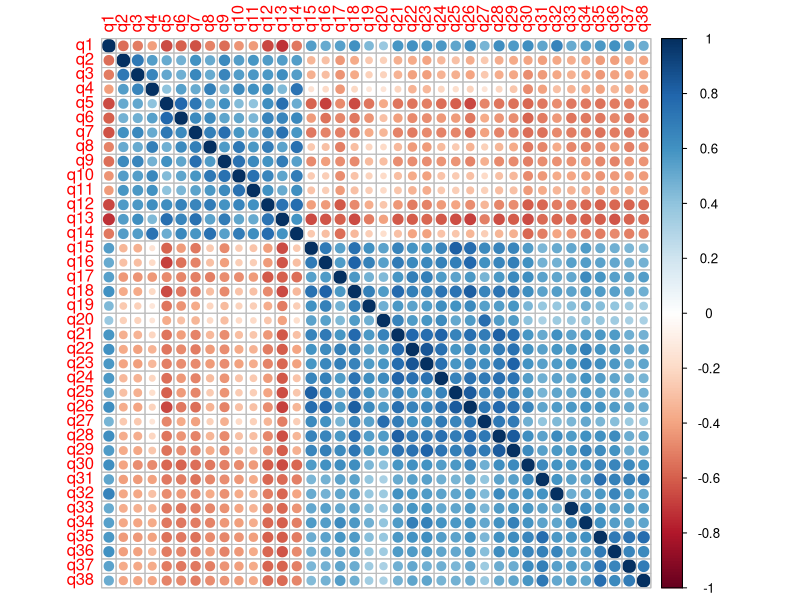
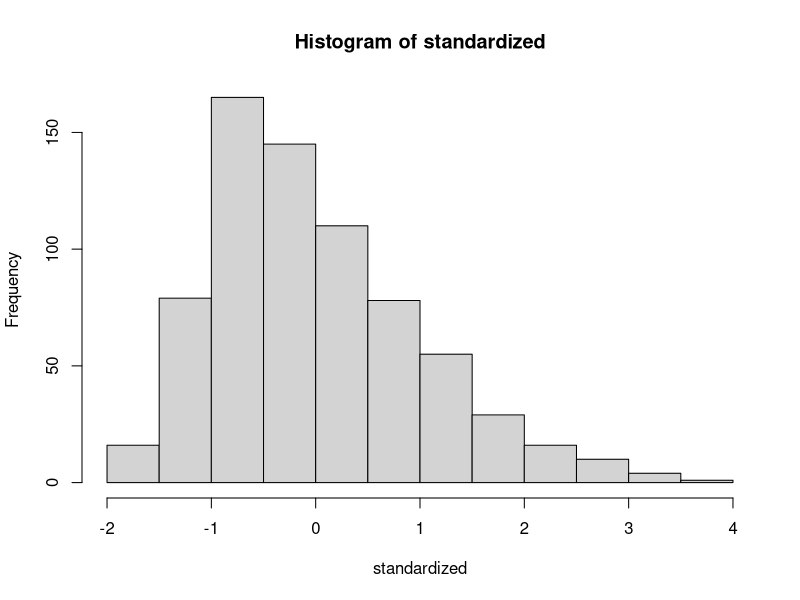
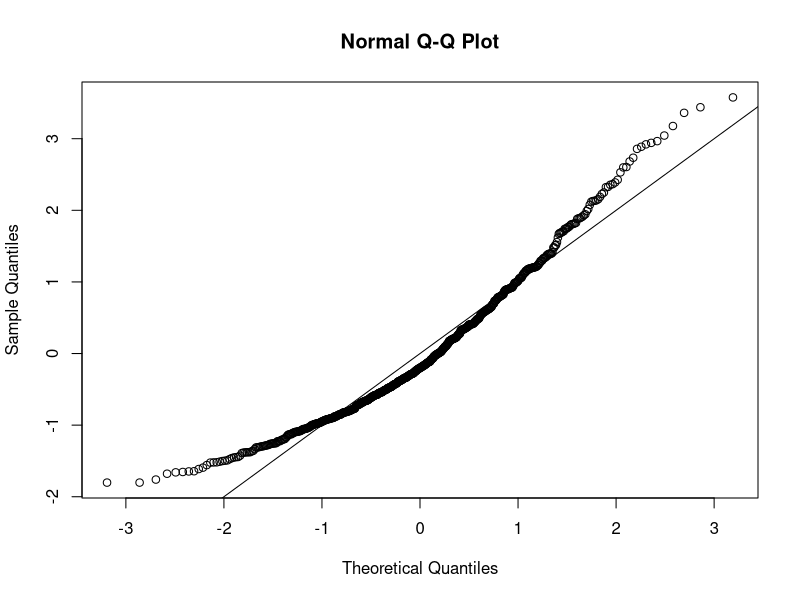
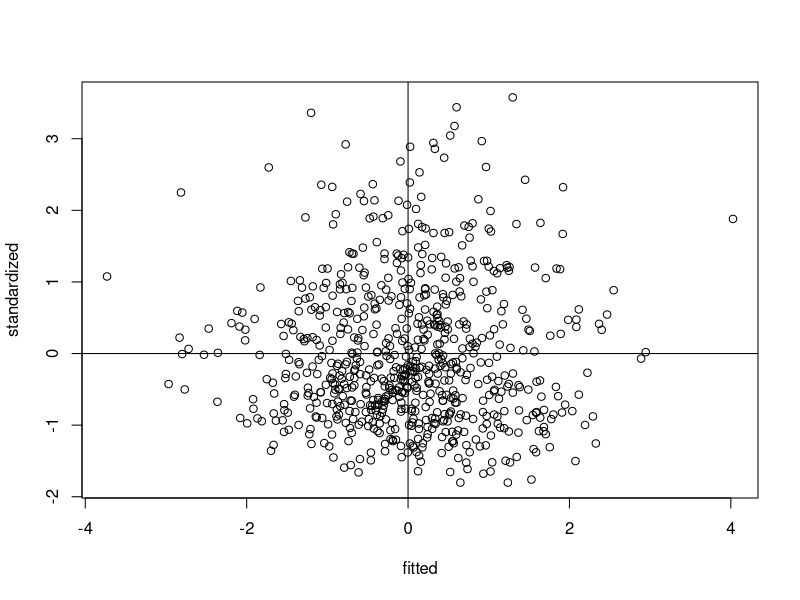
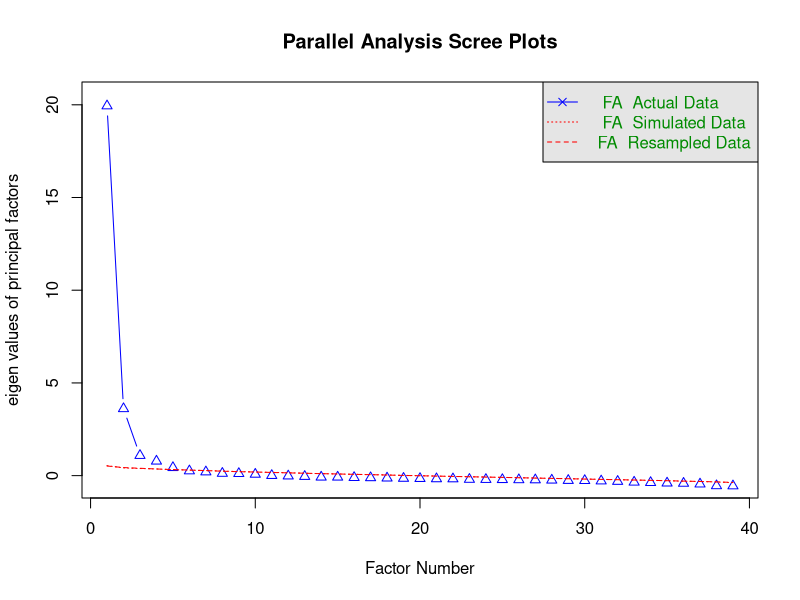
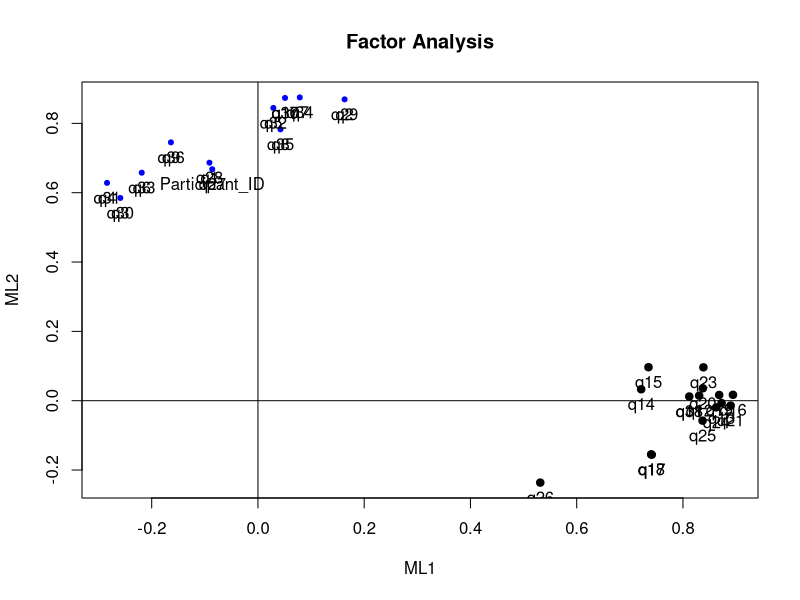
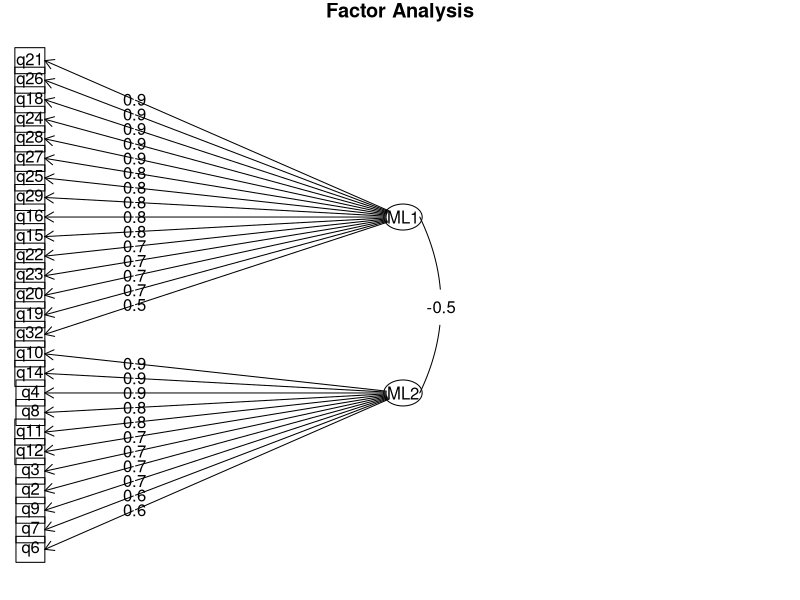

Reproduce these figures in R, in order.
## ---- chunk 1
knitr::opts_chunk$set(echo = TRUE)
## ---- chunk 2
library(mice)
library(corrplot)
library(rio)
library(psych)
library(GPArotation)
## ---- chunk 3
df = read.csv("assignment1_data.csv")
## ---- chunk 4
# names(df)
summary(df)
## ---- chunk 5
# Example, edit the DF and COLUMN names here 
# DF[ , COLUMNS] = 6 - DF[ , COLUMNS]
df [, 2] = 6 - df[, 2]
## ---- chunk 6
percentmiss = function(x) {
  sum(is.na(x))/length(x)*100
}
missing = apply(df[-1], 1, percentmiss)
table(missing)
## ---- chunk 7
replacerows = subset(df, missing <= 5)
nomiss = subset(df, missing <= 5)
summary(replacerows)
## ---- chunk 8
colmissing = apply(df[-1], 2, percentmiss)
table(colmissing)
replacecol = subset(df, colmissing <= 5)
## ---- chunk 9
tempNoMissCol = mice(replacecol)
tempNomissRow = mice(replacerows)
## ---- chunk 10
summary(tempNoMissCol)
summary(tempNomissRow)
## ---- chunk 11
mahal = mahalanobis(nomiss[,-1],
                    colMeans(nomiss[,-1], na.rm = T),
                    cov(nomiss[,-1]), use = "pairwise.complete.obs")
ncol(nomiss[-1])
cutoff = qchisq(1-.001, ncol(nomiss[-1]))
cutoff
table(mahal < cutoff)
# noout = subset(nomiss, mahal < cutoff)
## ---- chunk 12
nomiss = na.omit(nomiss)
correlation = cor(nomiss[, -1])
# symnum(correlation)
corrplot(correlation)
## ---- chunk 13
random = rchisq(nrow(nomiss), 7)
fake = lm(random ~., data = nomiss[,-1])
standardized = rstudent(fake)
fitted = scale(fake$fitted.values)
## ---- chunk 14
hist(standardized)
## ---- chunk 15
qqnorm(standardized)
abline(0,1)
## ---- chunk 16
plot(fitted, standardized)
abline(0,0)
abline(v = 0)
## ---- chunk 17

## ---- chunk 18
number_items <- fa.parallel(nomiss, fm="ml", fa="fa")
sum(number_items$fa.values > 1) # Old Kaiser
sum(number_items$fa.values > .7) # New Kaiser
## ---- chunk 19
EFA_fit <- fa(nomiss[, -1], nfactors = 2, rotate = "oblimin", fm = "ml")
EFA_fit
## ---- chunk 20
EFA_fit2 = fa(nomiss[, -c(1,2,6,14,18,31,32,34:39)], nfactors = 2, rotate = "oblimin", fm = "ml")
EFA_fit2
## ---- chunk 21
EFA_fit2$RMSEA #Okay range.
EFA_fit2$rms #Good range.
EFA_fit2$TLI #Bad range.
1 - ((EFA_fit2$STATISTIC-EFA_fit2$dof)/(EFA_fit2$null.chisq-EFA_fit2$null.dof)) #Bad Range.
## ---- chunk 22
factor1 = c(3:5, 7:13, 15)
factor2 = c(16, 17, 19:30, 33)
psych::alpha(nomiss[, factor1], check.keys = T)
psych::alpha(nomiss[, factor2], check.keys = T)
## ---- chunk 23
fa.plot(EFA_fit2, labels = colnames(nomiss[ , -23]))
fa.diagram(EFA_fit2)
